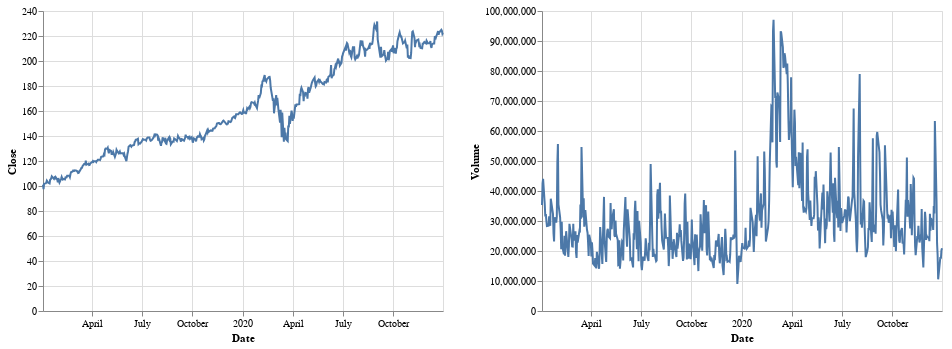

The notebook cell this image was saved under:
### Markdown cell above
**Altair** makes it quite simple to have multiple plots in one visualization. For instance, the plot shows the closing price and volume for Microsoft stocks.

### Code cell
price = (alt.
 Chart(stocks[stocks.Symbol == 'MSFT']).
 mark_line().
 encode(x='Date', y='Close'))
volume = (alt.
 Chart(stocks[stocks.Symbol == 'MSFT']).
 mark_line().
 encode(x='Date', y='Volume'))
price | volume

### Figure 1 — Vega-Lite specification as saved in the notebook (floating-point values rounded to 4 significant figures; data arrays with more than 128 entries replaced by an {"elided": "..."} marker saying what was removed)
{"config": {"view": {"continuousWidth": 400, "continuousHeight": 300}}, "hconcat": [{"data": {"name": "data-4e825fe2bbc24489440853ed6f3da955"}, "mark": "line", "encoding": {"x": {"type": "temporal", "field": "Date"}, "y": {"type": "quantitative", "field": "Close"}}}, {"data": {"name": "data-4e825fe2bbc24489440853ed6f3da955"}, "mark": "line", "encoding": {"x": {"type": "temporal", "field": "Date"}, "y": {"type": "quantitative", "field": "Volume"}}}], "$schema": "https://vega.github.io/schema/vega-lite/v4.8.1.json", "datasets": {"data-4e825fe2bbc24489440853ed6f3da955": {"elided": "505 records"}}}
